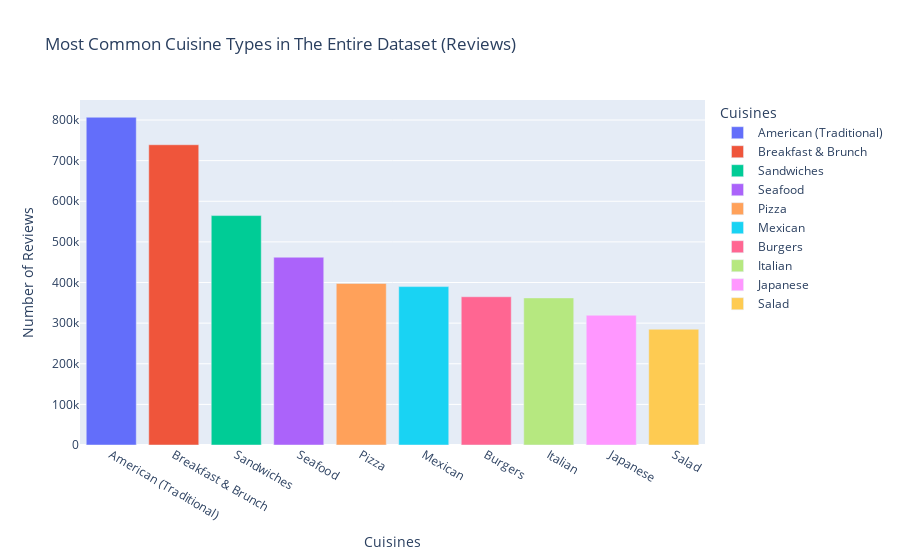

Source (notebook cell):
### Code cell
cuis_plot(review_cuis, 'Most Common Cuisine Types in The Entire Dataset (Reviews)')

### Figure 1 — Plotly figure (JSON) as saved in the notebook; plotly's stock layout.template omitted (floating-point values rounded to 4 significant figures)
{"data": [{"alignmentgroup": "True", "hovertemplate": "Cuisines=%{x}<br>Number of Reviews=%{y}<extra></extra>", "legendgroup": "American (Traditional)", "marker": {"color": "#636efa", "pattern": {"shape": ""}}, "name": "American (Traditional)", "offsetgroup": "American (Traditional)", "orientation": "v", "showlegend": true, "textposition": "auto", "type": "bar", "x": ["American (Traditional)"], "xaxis": "x", "y": [806853], "yaxis": "y"}, {"alignmentgroup": "True", "hovertemplate": "Cuisines=%{x}<br>Number of Reviews=%{y}<extra></extra>", "legendgroup": "Breakfast & Brunch", "marker": {"color": "#EF553B", "pattern": {"shape": ""}}, "name": "Breakfast & Brunch", "offsetgroup": "Breakfast & Brunch", "orientation": "v", "showlegend": true, "textposition": "auto", "type": "bar", "x": ["Breakfast & Brunch"], "xaxis": "x", "y": [739158], "yaxis": "y"}, {"alignmentgroup": "True", "hovertemplate": "Cuisines=%{x}<br>Number of Reviews=%{y}<extra></extra>", "legendgroup": "Sandwiches", "marker": {"color": "#00cc96", "pattern": {"shape": ""}}, "name": "Sandwiches", "offsetgroup": "Sandwiches", "orientation": "v", "showlegend": true, "textposition": "auto", "type": "bar", "x": ["Sandwiches"], "xaxis": "x", "y": [564755], "yaxis": "y"}, {"alignmentgroup": "True", "hovertemplate": "Cuisines=%{x}<br>Number of Reviews=%{y}<extra></extra>", "legendgroup": "Seafood", "marker": {"color": "#ab63fa", "pattern": {"shape": ""}}, "name": "Seafood", "offsetgroup": "Seafood", "orientation": "v", "showlegend": true, "textposition": "auto", "type": "bar", "x": ["Seafood"], "xaxis": "x", "y": [462278], "yaxis": "y"}, {"alignmentgroup": "True", "hovertemplate": "Cuisines=%{x}<br>Number of Reviews=%{y}<extra></extra>", "legendgroup": "Pizza", "marker": {"color": "#FFA15A", "pattern": {"shape": ""}}, "name": "Pizza", "offsetgroup": "Pizza", "orientation": "v", "showlegend": true, "textposition": "auto", "type": "bar", "x": ["Pizza"], "xaxis": "x", "y": [397756], "yaxis": "y"}, {"alignmentgroup": "True", "hovertemplate": "Cuisines=%{x}<br>Number of Reviews=%{y}<extra></extra>", "legendgroup": "Mexican", "marker": {"color": "#19d3f3", "pattern": {"shape": ""}}, "name": "Mexican", "offsetgroup": "Mexican", "orientation": "v", "showlegend": true, "textposition": "auto", "type": "bar", "x": ["Mexican"], "xaxis": "x", "y": [389948], "yaxis": "y"}, {"alignmentgroup": "True", "hovertemplate": "Cuisines=%{x}<br>Number of Reviews=%{y}<extra></extra>", "legendgroup": "Burgers", "marker": {"color": "#FF6692", "pattern": {"shape": ""}}, "name": "Burgers", "offsetgroup": "Burgers", "orientation": "v", "showlegend": true, "textposition": "auto", "type": "bar", "x": ["Burgers"], "xaxis": "x", "y": [364958], "yaxis": "y"}, {"alignmentgroup": "True", "hovertemplate": "Cuisines=%{x}<br>Number of Reviews=%{y}<extra></extra>", "legendgroup": "Italian", "marker": {"color": "#B6E880", "pattern": {"shape": ""}}, "name": "Italian", "offsetgroup": "Italian", "orientation": "v", "showlegend": true, "textposition": "auto", "type": "bar", "x": ["Italian"], "xaxis": "x", "y": [362105], "yaxis": "y"}, {"alignmentgroup": "True", "hovertemplate": "Cuisines=%{x}<br>Number of Reviews=%{y}<extra></extra>", "legendgroup": "Japanese", "marker": {"color": "#FF97FF", "pattern": {"shape": ""}}, "name": "Japanese", "offsetgroup": "Japanese", "orientation": "v", "showlegend": true, "textposition": "auto", "type": "bar", "x": ["Japanese"], "xaxis": "x", "y": [319495], "yaxis": "y"}, {"alignmentgroup": "True", "hovertemplate": "Cuisines=%{x}<br>Number of Reviews=%{y}<extra></extra>", "legendgroup": "Salad", "marker": {"color": "#FECB52", "pattern": {"shape": ""}}, "name": "Salad", "offsetgroup": "Salad", "orientation": "v", "showlegend": true, "textposition": "auto", "type": "bar", "x": ["Salad"], "xaxis": "x", "y": [284964], "yaxis": "y"}], "layout": {"barmode": "relative", "legend": {"title": {"text": "Cuisines"}, "tracegroupgap": 0}, "title": {"text": "Most Common Cuisine Types in The Entire Dataset (Reviews)"}, "xaxis": {"anchor": "y", "categoryarray": ["American (Traditional)", "Breakfast & Brunch", "Sandwiches", "Seafood", "Pizza", "Mexican", "Burgers", "Italian", "Japanese", "Salad"], "categoryorder": "array", "domain": [0, 1], "title": {"text": "Cuisines"}}, "yaxis": {"anchor": "x", "domain": [0, 1], "title": {"text": "Number of Reviews"}}}}
